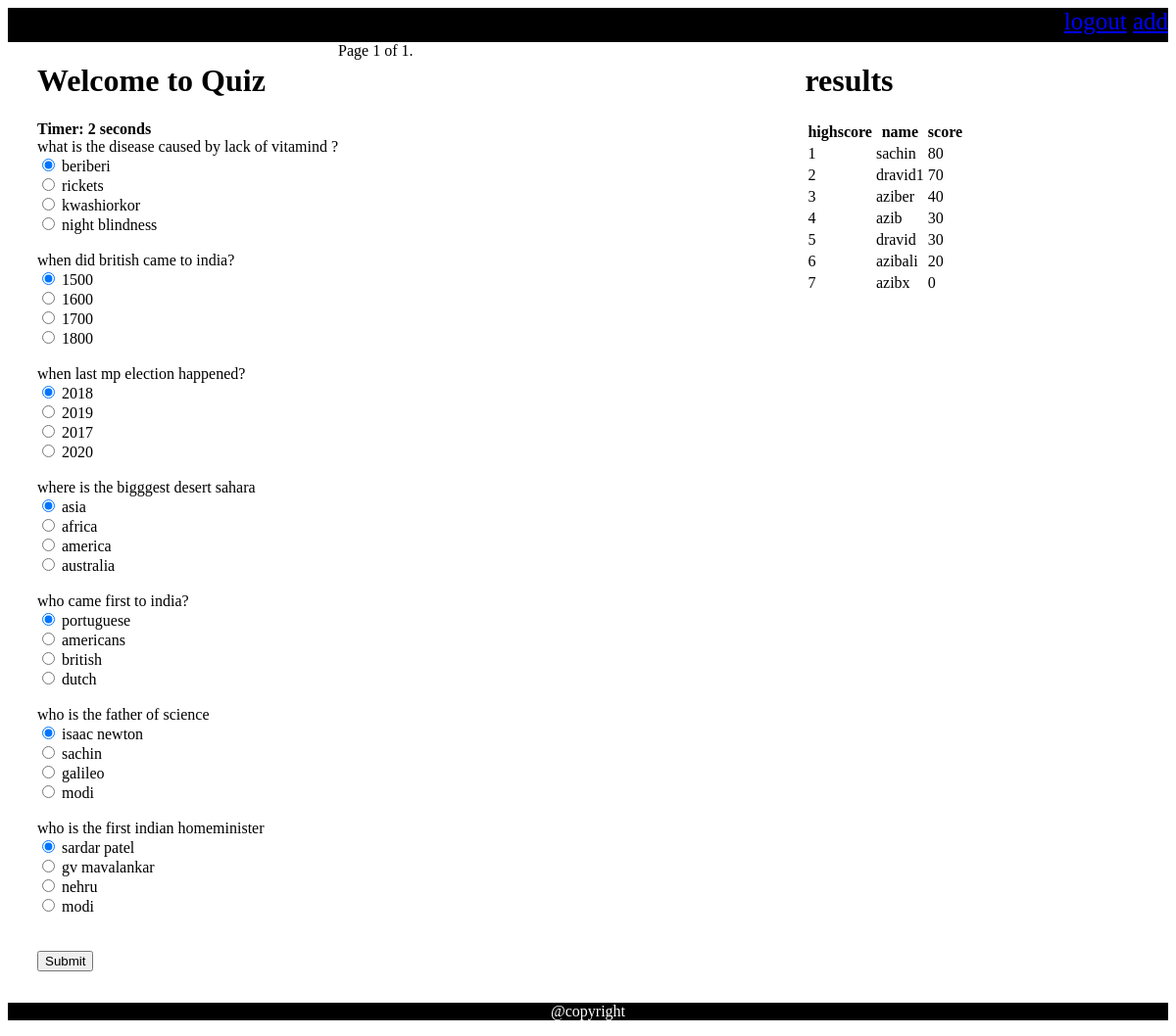
The app's page / (signed in) with its own data.
### quiz/models.py (models this page shows)
class questions(models.Model):
    question_text=models.CharField(max_length=100)
    option1=models.CharField(max_length=100)
    option2=models.CharField(max_length=100)
    option3=models.CharField(max_length=100)
    option4=models.CharField(max_length=100)
    answer=models.CharField(max_length=100)

class score(models.Model):
    scores=models.IntegerField(unique=False)
    user=models.OneToOneField(User,on_delete=models.CASCADE)

### quiz/views.py (the view)
# urls.py: 2. Add a URL to urlpatterns:  path('', views.home, name='home')
@login_required(login_url='/login')
def home(request):
    q=questions.objects.all().order_by('question_text')
    paginator=Paginator(q,20)
    page_number = request.GET.get('page')
    page_obj = paginator.get_page(page_number)
    scored=0
    wrong=0
    correct=0
    i=score.objects.all().order_by('-scores')
    if request.method=='POST':
        print(request.POST)
        for a in q:
            if request.POST.get(a.question_text)==a.answer:
               print(a.answer)
               correct+=1
               scored+=10
            else:
                wrong+=1
        score.objects.create(scores=scored,user=request.user)
        return render(request,'results.html',{'q':scored,'c':correct,'w':wrong})
    else:
     q=questions.objects.all()
     return render(request,'home.html',{'w':page_obj,'l':i})

### quiz/templates/home.html (shortened to what this page needs)
{% extends 'base.html' %}
{% block content%}
<div class="container ">
<div class="raji">
<div><h1>Welcome to Quiz</h1></div>
  <div id="displaytimer"><b>Timer: 0 seconds</b></div>
<form method='post' action=''>
    {% for q  in w%}
    <div class="form-group">
      <label for="question">{{q.question_text}}</label>
    </div>
    <div class="form-check">
        <div class="form-check">
            <input class="form-check-input" type="radio" name="{{q.question_text}}" id="gridRadios1" value="option1" checked>
            <label class="form-check-label" for="gridRadios1">
                {{q.option1}}
            </label>
        </div>
        <div class="form-check">
            <input class="form-check-input" type="radio" name="{{q.question_text}}" id="gridRadios2" value="option2">
            <label class="form-check-label" for="gridRadios2">
                {{q.option2}}
            </label>
        </div>
        <div class="form-check">
            <input class="form-check-input" type="radio" name="{{q.question_text}}" id="gridRadios1" value="option3">
            <label class="form-check-label" for="gridRadios1">
                {{q.option3}}
            </label>
        </div>
        <div class="form-check">
            <input class="form-check-input" type="radio" name="{{q.question_text}}" id="gridRadios2" value="option4">
            <label class="form-check-label" for="gridRadios2">
                {{q.option4}}
            </label>
        </div>
        <br>
    </div>
    {% endfor %}
    <br>
    <button type="submit" class="btn btn-primary">Submit</button>
  </form>
  </div>
  <div class="pagination">
<span class="step-links">
<div>
<span class="current">
Page {{ w.number }} of {{ w.paginator.num_pages }}.
</span>
</div>
</span>
</div>
<div class="result">
<h1>results</h1>
<table>
<tr>
<th>highscore</th>
<th>name</th>
<th>score</th>
</tr>
{% for t in l%}
<tr>
<td>{{forloop.counter}}</td>
<td>{{t.user.username}}</td>
<td>{{t.scores}}</td>
</tr>
{% endfor%}
</table>
</div>
</div>
{% endblock %}

### quiz/templates/base.html (shortened to what this page needs)
<html>
<head>
</head>
<body>
<div class="navb">
{% if user.is_authenticated %}
 <a href='/logout'>logout</a>
 <a href='/add'>add</a>
{% else %}
<a href='/register'>register</a>
 <a href='/login'>login</a>
{% endif%}
</div>
{% block content%}
{% endblock %}
<div class="foote">
<p>@copyright</p>
</div>
</body>
</html>

### quiz/templates/base.html (style rules this page uses)
.navb { background :black; height:35px; text-align:right; font-size:25px; margin-y:10px; }
td { margin:40px; }
.raji { margin-left:30px; }
.container { display:flex; }
.result { margin-left:400px; }
a { color:blue; }
.foote { background:black; text-align:center; }
p { color:white; }

### records on screen
questions: question_text "what is the disease caused by lack of vitamind ?", option1 "beriberi", option2 "rickets", option3 "kwashiorkor", option4 "night blindness"
questions: question_text "when did british came to india?", option1 "1500", option2 "1600", option3 "1700", option4 "1800"
questions: question_text "when last mp election happened?", option1 "2018", option2 "2019", option3 "2017", option4 "2020"
questions: question_text "where is the bigggest desert sahara", option1 "asia", option2 "africa", option3 "america", option4 "australia"
questions: question_text "who came first to india?", option1 "portuguese", option2 "americans", option3 "british", option4 "dutch"
questions: question_text "who is the father of science", option1 "isaac newton", option2 "sachin", option3 "galileo", option4 "modi"
questions: question_text "who is the first indian homeminister", option1 "sardar patel", option2 "gv mavalankar", option3 "nehru", option4 "modi"
score: user.username "sachin", scores "80"
score: user.username "dravid1", scores "70"
score: user.username "aziber", scores "40"
score: user.username "azib", scores "30"
score: user.username "dravid", scores "30"
score: user.username "azibali", scores "20"
score: user.username "azibx", scores "0"

### other values on screen
{{ w.number }} "1"
{{ w.paginator.num_pages }} "1"
